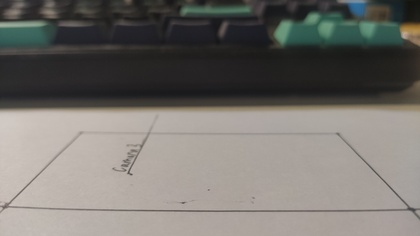
%> input picture image_src/left.jpg, 420 x 236 px, shrunk from 4000 x 2250 before the run
$ octave main.m   (GNU Octave 9; MATLAB toolbox functions it lacks are replaced by stand-ins)
%> lines starting %> are read from the running program, lines starting %| are printed output that depends on the picture
clear;clc;close all;
%% initing images
image1 = imread('left.jpg');
%> image1 is the input picture: size 236x420x3 uint8; mean R, G, B 117, 114, 109.2
% image1 = imrotate(image1,-90);
image2 = imread('template.jpg');
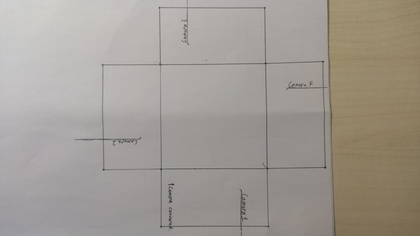
%> input picture image_src/template.jpg, 420 x 236 px, shrunk from 4000 x 2250 before the run
%> image2 is the input picture: size 236x420x3 uint8; mean R, G, B 161.2, 155, 147.4
image2 = imrotate(image2,180);
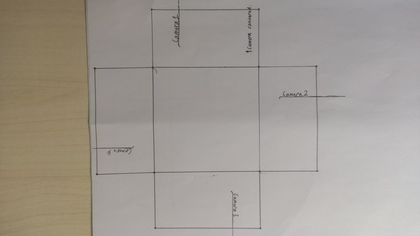
%> image2: size 236x420x3 uint8; mean R, G, B 161.2, 155, 147.4; mean of the top-left, top-right, bottom-left and bottom-right quarters 130.6, 156.7, 147, 183.8

ptsImage1 = zeros(4,2);
ptsImage2 = zeros(4,2);

figure;
imshow(image1);
hold on;
for i = 1:4
%> (the run ends here)
